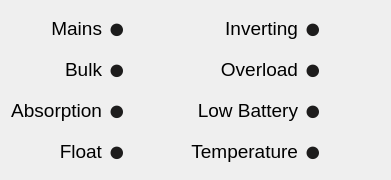
   <widget class="QWidget" name="layoutWidget">
    <property name="geometry">
     <rect>
      <x>590</x>
      <y>535</y>
      <width>391</width>
      <height>180</height>
     </rect>
    </property>
    <layout class="QGridLayout" name="gridLayout">
     <item row="0" column="0">
      <widget class="QLabel" name="Mains_Label">
       <property name="font">
        <font>
         <pointsize>14</pointsize>
        </font>
       </property>
       <property name="text">
        <string>Mains</string>
       </property>
       <property name="alignment">
        <set>Qt::AlignRight|Qt::AlignTrailing|Qt::AlignVCenter</set>
       </property>
      </widget>
     </item>
     <item row="1" column="0">
      <widget class="QLabel" name="Bulk_Label">
       <property name="font">
        <font>
         <pointsize>14</pointsize>
        </font>
       </property>
       <property name="text">
        <string>Bulk</string>
       </property>
       <property name="alignment">
        <set>Qt::AlignRight|Qt::AlignTrailing|Qt::AlignVCenter</set>
       </property>
      </widget>
     </item>
     <item row="3" column="3">
      <widget class="QLabel" name="Temperature_LED">
       <property name="font">
        <font>
         <pointsize>22</pointsize>
        </font>
       </property>
       <property name="styleSheet">
        <string notr="true">color: rgb(29, 28, 28);</string>
       </property>
       <property name="text">
        <string>●</string>
       </property>
       <property name="alignment">
        <set>Qt::AlignLeading|Qt::AlignLeft|Qt::AlignTop</set>
       </property>
      </widget>
     </item>
     <item row="3" column="1">
      <widget class="QLabel" name="Float_LED">
       <property name="font">
        <font>
         <pointsize>22</pointsize>
        </font>
       </property>
       <property name="styleSheet">
        <string notr="true">color: rgb(29, 28, 28);</string>
       </property>
       <property name="text">
        <string>●</string>
       </property>
       <property name="alignment">
        <set>Qt::AlignLeading|Qt::AlignLeft|Qt::AlignTop</set>
       </property>
      </widget>
     </item>
     <item row="3" column="2">
      <widget class="QLabel" name="Temperature_Label">
       <property name="font">
        <font>
         <pointsize>14</pointsize>
        </font>
       </property>
       <property name="text">
        <string>Temperature</string>
       </property>
       <property name="alignment">
        <set>Qt::AlignRight|Qt::AlignTrailing|Qt::AlignVCenter</set>
       </property>
      </widget>
     </item>
     <item row="0" column="2">
      <widget class="QLabel" name="Inverting_Label">
       <property name="font">
        <font>
         <pointsize>14</pointsize>
        </font>
       </property>
       <property name="text">
        <string>Inverting</string>
       </property>
       <property name="alignment">
        <set>Qt::AlignRight|Qt::AlignTrailing|Qt::AlignVCenter</set>
       </property>
      </widget>
     </item>
     <item row="0" column="3">
      <widget class="QLabel" name="Inverting_LED">
       <property name="font">
        <font>
         <pointsize>22</pointsize>
        </font>
       </property>
       <property name="styleSheet">
        <string notr="true">color: rgb(29, 28, 28);</string>
       </property>
       <property name="text">
        <string>●</string>
       </property>
       <property name="alignment">
        <set>Qt::AlignLeading|Qt::AlignLeft|Qt::AlignTop</set>
       </property>
      </widget>
     </item>
     <item row="3" column="0">
      <widget class="QLabel" name="Float_Label">
       <property name="font">
        <font>
         <pointsize>14</pointsize>
        </font>
       </property>
       <property name="text">
        <string>Float</string>
       </property>
       <property name="alignment">
        <set>Qt::AlignRight|Qt::AlignTrailing|Qt::AlignVCenter</set>
       </property>
      </widget>
     </item>
     <item row="1" column="1">
      <widget class="QLabel" name="Bulk_LED">
       <property name="font">
        <font>
         <pointsize>22</pointsize>
        </font>
       </property>
       <property name="styleSheet">
        <string notr="true">color: rgb(29, 28, 28);</string>
       </property>
       <property name="text">
        <string>●</string>
       </property>
       <property name="alignment">
        <set>Qt::AlignLeading|Qt::AlignLeft|Qt::AlignTop</set>
       </property>
      </widget>
     </item>
     <item row="2" column="2">
      <widget class="QLabel" name="Low_Battery_Label">
       <property name="font">
        <font>
         <pointsize>14</pointsize>
        </font>
       </property>
       <property name="text">
        <string>Low Battery</string>
       </property>
       <property name="alignment">
        <set>Qt::AlignRight|Qt::AlignTrailing|Qt::AlignVCenter</set>
       </property>
      </widget>
     </item>
     <item row="1" column="2">
      <widget class="QLabel" name="Overload_Label">
       <property name="font">
        <font>
         <pointsize>14</pointsize>
        </font>
       </property>
       <property name="text">
        <string>Overload</string>
       </property>
       <property name="alignment">
        <set>Qt::AlignRight|Qt::AlignTrailing|Qt::AlignVCenter</set>
       </property>
      </widget>
     </item>
     <item row="2" column="3">
      <widget class="QLabel" name="Low_Battery_LED">
       <property name="font">
        <font>
         <pointsize>22</pointsize>
        </font>
       </property>
       <property name="styleSheet">
        <string notr="true">color: rgb(29, 28, 28);</string>
       </property>
       <property name="text">
        <string>●</string>
       </property>
       <property name="alignment">
        <set>Qt::AlignLeading|Qt::AlignLeft|Qt::AlignTop</set>
       </property>
      </widget>
     </item>
     <item row="2" column="0">
      <widget class="QLabel" name="Absorption_Label">
       <property name="font">
        <font>
         <pointsize>14</pointsize>
        </font>
       </property>
       <property name="text">
        <string>Absorption</string>
       </property>
       <property name="alignment">
        <set>Qt::AlignRight|Qt::AlignTrailing|Qt::AlignVCenter</set>
       </property>
      </widget>
     </item>
     <item row="1" column="3">
      <widget class="QLabel" name="Overload_LED">
       <property name="font">
        <font>
         <pointsize>22</pointsize>
        </font>
       </property>
       <property name="styleSheet">
        <string notr="true">color: rgb(29, 28, 28);</string>
       </property>
       <property name="text">
        <string>●</string>
       </property>
       <property name="alignment">
        <set>Qt::AlignLeading|Qt::AlignLeft|Qt::AlignTop</set>
       </property>
      </widget>
     </item>
     <item row="0" column="1">
      <widget class="QLabel" name="Mains_LED">
       <property name="font">
        <font>
         <pointsize>22</pointsize>
        </font>
       </property>
       <property name="styleSheet">
        <string notr="true">color: rgb(28, 28, 28);</string>
       </property>
       <property name="text">
        <string>●</string>
       </property>
       <property name="alignment">
        <set>Qt::AlignLeading|Qt::AlignLeft|Qt::AlignTop</set>
       </property>
      </widget>
     </item>
     <item row="2" column="1">
      <widget class="QLabel" name="Absorption_LED">
       <property name="font">
        <font>
         <pointsize>22</pointsize>
        </font>
       </property>
       <property name="styleSheet">
        <string notr="true">color: rgb(29, 28, 28);</string>
       </property>
       <property name="text">
        <string>●</string>
       </property>
       <property name="alignment">
        <set>Qt::AlignLeading|Qt::AlignLeft|Qt::AlignTop</set>
       </property>
      </widget>
     </item>
    </layout>
    <zorder>Float_Label</zorder>
    <zorder>Mains_Label</zorder>
    <zorder>Bulk_Label</zorder>
    <zorder>Temperature_LED</zorder>
    <zorder>Float_LED</zorder>
    <zorder>Temperature_Label</zorder>
    <zorder>Inverting_Label</zorder>
    <zorder>Inverting_LED</zorder>
    <zorder>Bulk_LED</zorder>
    <zorder>Low_Battery_Label</zorder>
    <zorder>Overload_Label</zorder>
    <zorder>Low_Battery_LED</zorder>
    <zorder>Absorption_Label</zorder>
    <zorder>Overload_LED</zorder>
    <zorder>Mains_LED</zorder>
    <zorder>Absorption_LED</zorder>
   </widget>
